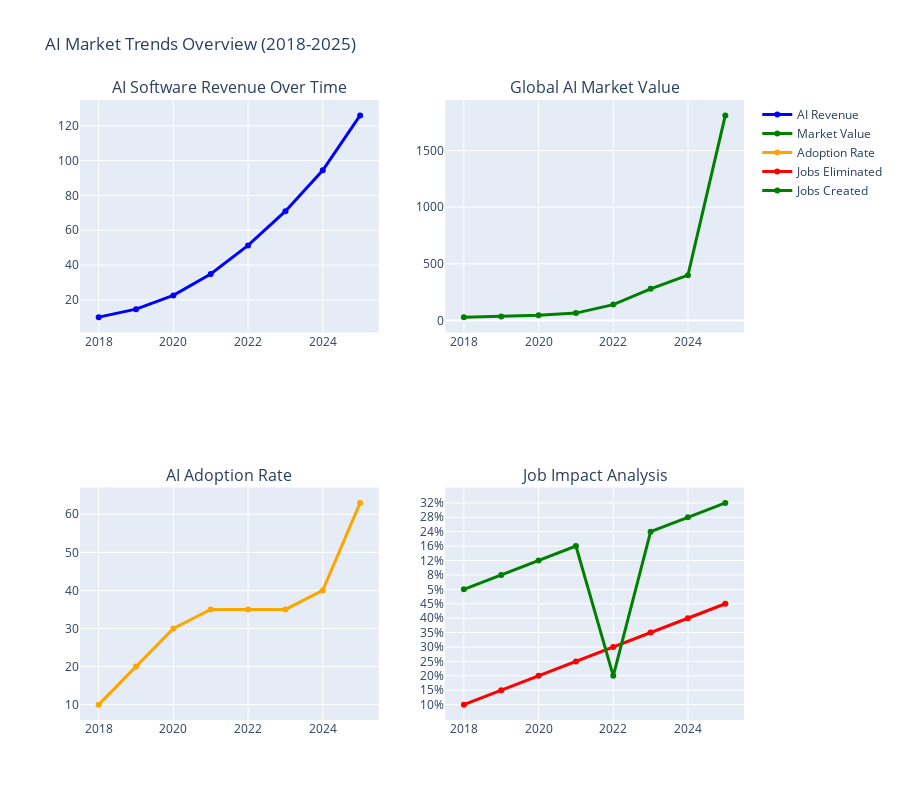

The cell this chart's notebook holds for it:
### Markdown cell above
## 8. Initial Visual Exploration

### Code cell
# Create visualizations for market trends
fig = make_subplots(
    rows=2, cols=2,
    subplot_titles=('AI Software Revenue Over Time', 'Global AI Market Value', 
                   'AI Adoption Rate', 'Job Impact Analysis'),
    specs=[[{"secondary_y": False}, {"secondary_y": False}],
           [{"secondary_y": False}, {"secondary_y": False}]]
)

# AI Software Revenue
fig.add_trace(
    go.Scatter(x=market_df['Year'], 
               y=market_df['AI Software Revenue(in Billions)'],
               mode='lines+markers',
               name='AI Revenue',
               line=dict(color='blue', width=3)),
    row=1, col=1
)

# Global AI Market Value
fig.add_trace(
    go.Scatter(x=market_df['Year'], 
               y=market_df['Global AI Market Value(in Billions)'],
               mode='lines+markers',
               name='Market Value',
               line=dict(color='green', width=3)),
    row=1, col=2
)

# AI Adoption Rate
fig.add_trace(
    go.Scatter(x=market_df['Year'], 
               y=market_df['AI Adoption (%)'].str.rstrip('%').astype(float),
               mode='lines+markers',
               name='Adoption Rate',
               line=dict(color='orange', width=3)),
    row=2, col=1
)

# Job Impact (Jobs Eliminated vs Created)
fig.add_trace(
    go.Scatter(x=market_df['Year'], 
               y=market_df['Estimated Jobs Eliminated by AI (millions)'],
               mode='lines+markers',
               name='Jobs Eliminated',
               line=dict(color='red', width=3)),
    row=2, col=2
)

fig.add_trace(
    go.Scatter(x=market_df['Year'], 
               y=market_df['Estimated New Jobs Created by AI (millions)'],
               mode='lines+markers',
               name='Jobs Created',
               line=dict(color='green', width=3)),
    row=2, col=2
)

fig.update_layout(height=800, title_text="AI Market Trends Overview (2018-2025)")
fig.show()

### Figure 1 — Plotly figure (JSON) as saved in the notebook; plotly's stock layout.template omitted (floating-point values rounded to 4 significant figures)
{"data": [{"line": {"color": "blue", "width": 3}, "mode": "lines+markers", "name": "AI Revenue", "type": "scatter", "x": [2018, 2019, 2020, 2021, 2022, 2023, 2024, 2025], "xaxis": "x", "y": [10.1, 14.69, 22.59, 34.87, 51.27, 70.94, 94.41, 126.0], "yaxis": "y"}, {"line": {"color": "green", "width": 3}, "mode": "lines+markers", "name": "Market Value", "type": "scatter", "x": [2018, 2019, 2020, 2021, 2022, 2023, 2024, 2025], "xaxis": "x2", "y": [29.5, 35.0, 45.0, 65.0, 140.0, 279.0, 400.0, 1810.0], "yaxis": "y2"}, {"line": {"color": "orange", "width": 3}, "mode": "lines+markers", "name": "Adoption Rate", "type": "scatter", "x": [2018, 2019, 2020, 2021, 2022, 2023, 2024, 2025], "xaxis": "x3", "y": [10.0, 20.0, 30.0, 35.0, 35.0, 35.0, 40.0, 63.0], "yaxis": "y3"}, {"line": {"color": "red", "width": 3}, "mode": "lines+markers", "name": "Jobs Eliminated", "type": "scatter", "x": [2018, 2019, 2020, 2021, 2022, 2023, 2024, 2025], "xaxis": "x4", "y": ["10%", "15%", "20%", "25%", "30%", "35%", "40%", "45%"], "yaxis": "y4"}, {"line": {"color": "green", "width": 3}, "mode": "lines+markers", "name": "Jobs Created", "type": "scatter", "x": [2018, 2019, 2020, 2021, 2022, 2023, 2024, 2025], "xaxis": "x4", "y": ["5%", "8%", "12%", "16%", "20%", "24%", "28%", "32%"], "yaxis": "y4"}], "layout": {"annotations": [{"font": {"size": 16}, "showarrow": false, "text": "AI Software Revenue Over Time", "x": 0.225, "xanchor": "center", "xref": "paper", "y": 1, "yanchor": "bottom", "yref": "paper"}, {"font": {"size": 16}, "showarrow": false, "text": "Global AI Market Value", "x": 0.775, "xanchor": "center", "xref": "paper", "y": 1, "yanchor": "bottom", "yref": "paper"}, {"font": {"size": 16}, "showarrow": false, "text": "AI Adoption Rate", "x": 0.225, "xanchor": "center", "xref": "paper", "y": 0.375, "yanchor": "bottom", "yref": "paper"}, {"font": {"size": 16}, "showarrow": false, "text": "Job Impact Analysis", "x": 0.775, "xanchor": "center", "xref": "paper", "y": 0.375, "yanchor": "bottom", "yref": "paper"}], "height": 800, "title": {"text": "AI Market Trends Overview (2018-2025)"}, "xaxis": {"anchor": "y", "domain": [0, 0.45]}, "xaxis2": {"anchor": "y2", "domain": [0.55, 1]}, "xaxis3": {"anchor": "y3", "domain": [0, 0.45]}, "xaxis4": {"anchor": "y4", "domain": [0.55, 1]}, "yaxis": {"anchor": "x", "domain": [0.625, 1]}, "yaxis2": {"anchor": "x2", "domain": [0.625, 1]}, "yaxis3": {"anchor": "x3", "domain": [0, 0.375]}, "yaxis4": {"anchor": "x4", "domain": [0, 0.375]}}}
